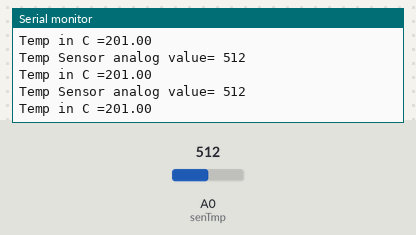
Recording of a sketch running on a simulated Arduino Uno, built with avr-gcc and run on an emulated ATmega328P. Shown: the last lines printed to the serial monitor. The inputs (shaded band) are chosen by the test bench; at power-on: A0 (senTmp) = 512.

Above: at 1.3 s.
1.4 s: A0 (senTmp) set to 716
At 1.81 s:
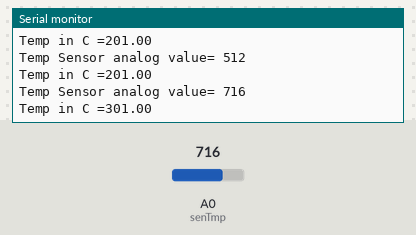
2.9 s: A0 (senTmp) set to 900
At 3.31 s:
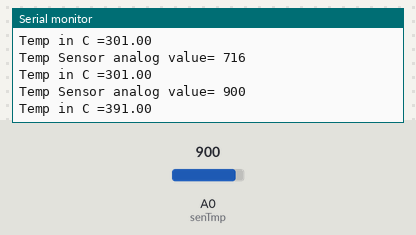
Timing chart, 0 to 5.9 s (numbered marks = the images above; inputs shaded):
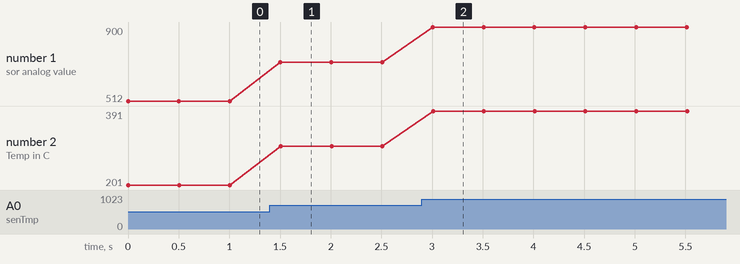

The sketch:

Temperature_Sen.ino
```cpp
// C++ code

//
#define senIn 6
#define senInAna A5
#define senTmp A0
unsigned int senInValue;
unsigned int senInAnaValue;
unsigned int sentempIn;
float tempe=0;
void setup()
{
 pinMode(senIn, INPUT);
 pinMode(senInAna, INPUT);
 pinMode(senTmp,INPUT);
  Serial.begin(115200);
}

void loop()
{
 // senInValue= digitalRead(senIn);
  sentempIn= analogRead(senTmp);
  Serial.print("Temp Sensor analog value= ");
  Serial.println(sentempIn);
  //tempe = sentempIn-20*3.4;
  tempe = map((( sentempIn- 20) * 3.04), 0, 1023, -40, 125);
   Serial.print("Temp in C ="); Serial.println(tempe);
  // (read analog pin A0 - 20) x 3.04"
  /*senInAnaValue= analogRead(senInAna);
  Serial.print("Sensor Analog Value = ");
  Serial.println(senInAnaValue);*/
 /* if(senInValue > 0){
  	Serial.println("Fall");
  }
  else {
  Serial.println("Ok");}*/
  delay(500);
}
```

Measured:
- after the input at 1.4 s, the serial monitor: prints a new line after 0.10 s (image 1)
- after the input at 2.9 s, the serial monitor: prints a new line after 0.11 s (image 2)
- plotted number 1: 512 → 716 after the input at 1.4 s, 716 → 900 after the input at 2.9 s
- plotted number 2: 201 → 301 after the input at 1.4 s, 301 → 391 after the input at 2.9 s
